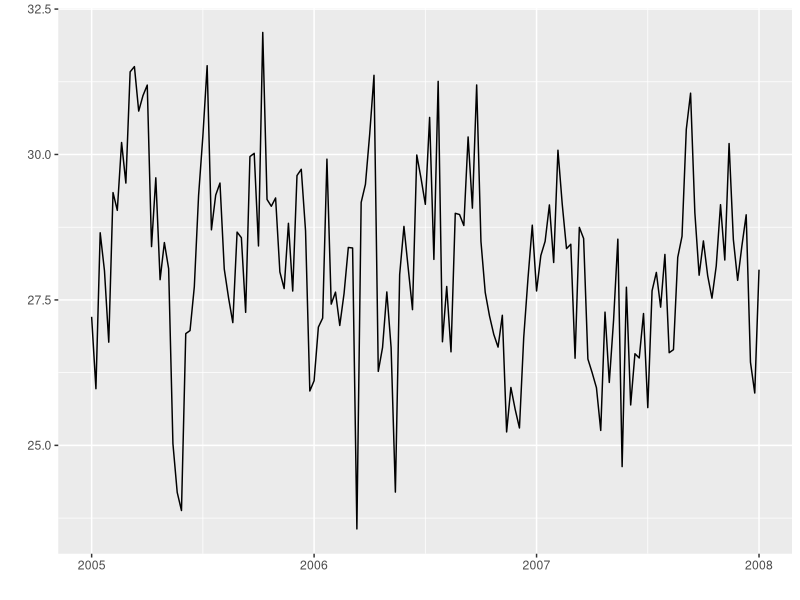
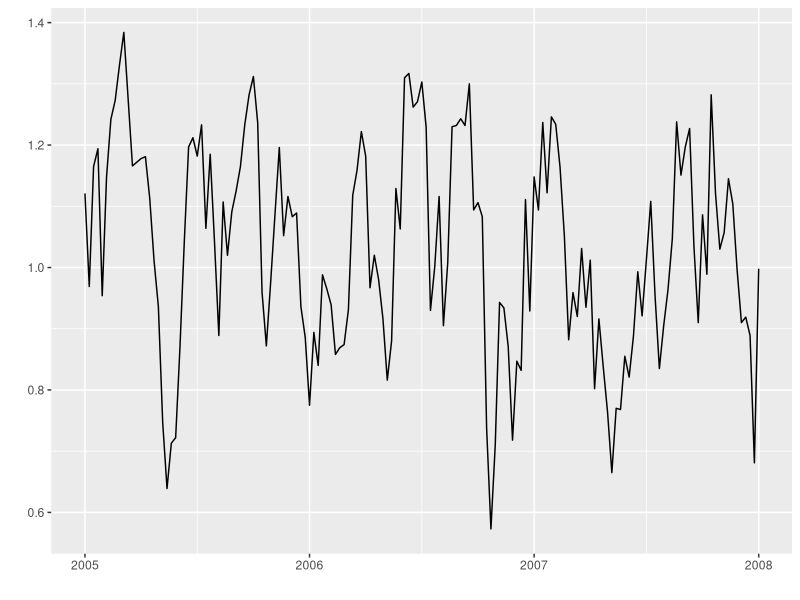
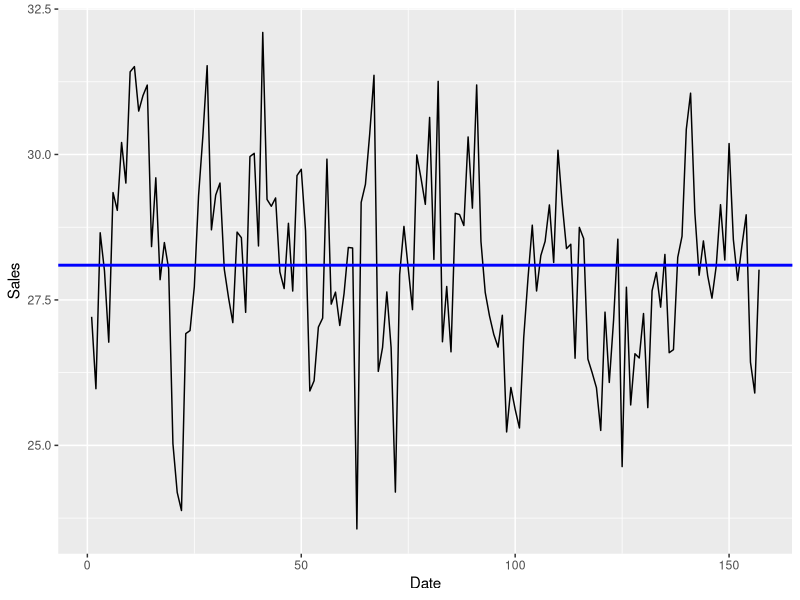
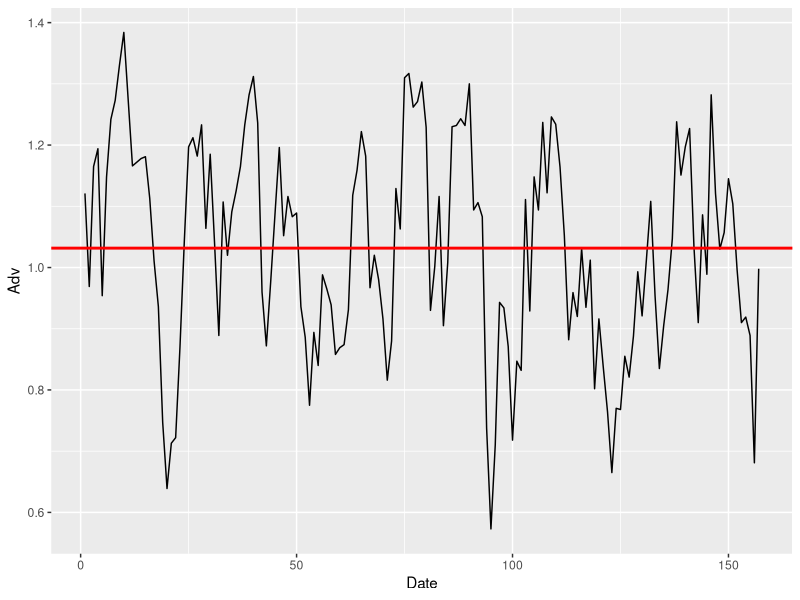

Here is the R script that generated these plots, in order:
setwd("/datascience/projects/statisticallyfit/github/learningprogramming/R/RStats/learneconometrics/CarterHill_PrinciplesOfEconometrics/Chapter9_TimeSeries")
rm(list=ls())

library(foreign)
library(ggfortify)
# Data from: http://www.principlesofeconometrics.com/poe4/poe4stata.htm


# Part a)
sales <- read.dta("ex9_13.dta")
sales
salesData <- data.frame(Date=seq(1, 157), Sales=sales$sales, Adv=sales$adv)
salesData

# how to start at Dec 28,2005 and end at Dec 25,2007?
sales.ts <- ts(sales$sales, start=2005, frequency = 52)
adv.ts <- ts(sales$adv, start=2005, frequency = 52)
autoplot(sales.ts)
autoplot(adv.ts)
ggplot(data=salesData, aes(x=Date, y=Sales)) + 
      geom_line() + 
      geom_hline(yintercept=mean(salesData$Sales), colour="blue", lwd=1)
ggplot(data=salesData, aes(x=Date, y=Adv)) +
      geom_line() + 
      geom_hline(yintercept=mean(salesData$Adv), colour="red", lwd=1)



#
